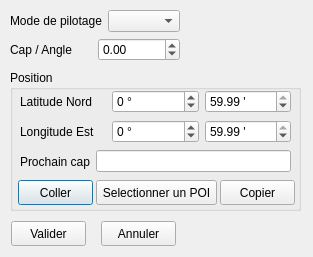
<?xml version="1.0" encoding="UTF-8"?>
<ui version="4.0">
 <class>pilototo_param_ui</class>
 <widget class="QDialog" name="pilototo_param_ui">
  <property name="geometry">
   <rect>
    <x>0</x>
    <y>0</y>
    <width>313</width>
    <height>257</height>
   </rect>
  </property>
  <property name="windowTitle">
   <string>Instruction du pilototo</string>
  </property>
  <widget class="QGroupBox" name="position_grp">
   <property name="geometry">
    <rect>
     <x>10</x>
     <y>70</y>
     <width>291</width>
     <height>141</height>
    </rect>
   </property>
   <property name="title">
    <string>Position</string>
   </property>
   <widget class="QWidget" name="layoutWidget">
    <property name="geometry">
     <rect>
      <x>10</x>
      <y>50</y>
      <width>271</width>
      <height>23</height>
     </rect>
    </property>
    <layout class="QHBoxLayout" name="horizontalLayout_3">
     <item>
      <widget class="QLabel" name="label_3">
       <property name="text">
        <string>Longitude Est</string>
       </property>
      </widget>
     </item>
     <item>
      <widget class="QSpinBox" name="lon_deg">
       <property name="suffix">
        <string> °</string>
       </property>
       <property name="prefix">
        <string/>
       </property>
       <property name="minimum">
        <number>-359</number>
       </property>
       <property name="maximum">
        <number>359</number>
       </property>
       <property name="value">
        <number>0</number>
       </property>
      </widget>
     </item>
     <item>
      <widget class="QDoubleSpinBox" name="lon_min">
       <property name="suffix">
        <string> '</string>
       </property>
       <property name="maximum">
        <double>59.990000000000002</double>
       </property>
       <property name="value">
        <double>59.990000000000002</double>
       </property>
      </widget>
     </item>
    </layout>
   </widget>
   <widget class="QWidget" name="layoutWidget_2">
    <property name="geometry">
     <rect>
      <x>10</x>
      <y>80</y>
      <width>271</width>
      <height>23</height>
     </rect>
    </property>
    <layout class="QHBoxLayout" name="horizontalLayout_4">
     <item>
      <widget class="QLabel" name="label_4">
       <property name="text">
        <string>Prochain cap</string>
       </property>
      </widget>
     </item>
     <item>
      <widget class="QLineEdit" name="editWph"/>
     </item>
    </layout>
   </widget>
   <widget class="QWidget" name="layoutWidget_3">
    <property name="geometry">
     <rect>
      <x>10</x>
      <y>20</y>
      <width>271</width>
      <height>23</height>
     </rect>
    </property>
    <layout class="QHBoxLayout" name="horizontalLayout_5">
     <item>
      <widget class="QLabel" name="label_5">
       <property name="text">
        <string>Latitude Nord</string>
       </property>
      </widget>
     </item>
     <item>
      <widget class="QSpinBox" name="lat_deg">
       <property name="suffix">
        <string> °</string>
       </property>
       <property name="prefix">
        <string/>
       </property>
       <property name="minimum">
        <number>-89</number>
       </property>
       <property name="maximum">
        <number>89</number>
       </property>
       <property name="value">
        <number>0</number>
       </property>
      </widget>
     </item>
     <item>
      <widget class="QDoubleSpinBox" name="lat_min">
       <property name="suffix">
        <string> '</string>
       </property>
       <property name="maximum">
        <double>59.990000000000002</double>
       </property>
       <property name="value">
        <double>59.990000000000002</double>
       </property>
      </widget>
     </item>
    </layout>
   </widget>
   <widget class="QPushButton" name="btn_pastePOI">
    <property name="geometry">
     <rect>
      <x>8</x>
      <y>110</y>
      <width>75</width>
      <height>25</height>
     </rect>
    </property>
    <property name="text">
     <string>Coller</string>
    </property>
   </widget>
   <widget class="QPushButton" name="btn_selectPOI">
    <property name="geometry">
     <rect>
      <x>86</x>
      <y>110</y>
      <width>121</width>
      <height>25</height>
     </rect>
    </property>
    <property name="text">
     <string>Selectionner un POI</string>
    </property>
   </widget>
   <widget class="QPushButton" name="btn_copyPOI">
    <property name="geometry">
     <rect>
      <x>210</x>
      <y>110</y>
      <width>75</width>
      <height>25</height>
     </rect>
    </property>
    <property name="text">
     <string>Copier</string>
    </property>
   </widget>
  </widget>
  <widget class="QPushButton" name="pushButton">
   <property name="geometry">
    <rect>
     <x>11</x>
     <y>221</y>
     <width>75</width>
     <height>25</height>
    </rect>
   </property>
   <property name="text">
    <string>Valider</string>
   </property>
  </widget>
  <widget class="QPushButton" name="pushButton_2">
   <property name="geometry">
    <rect>
     <x>101</x>
     <y>221</y>
     <width>75</width>
     <height>25</height>
    </rect>
   </property>
   <property name="text">
    <string>Annuler</string>
   </property>
  </widget>
  <widget class="QWidget" name="layoutWidget">
   <property name="geometry">
    <rect>
     <x>10</x>
     <y>10</y>
     <width>188</width>
     <height>53</height>
    </rect>
   </property>
   <layout class="QVBoxLayout" name="verticalLayout">
    <property name="sizeConstraint">
     <enum>QLayout::SetFixedSize</enum>
    </property>
    <item>
     <layout class="QHBoxLayout" name="horizontalLayout">
      <property name="sizeConstraint">
       <enum>QLayout::SetFixedSize</enum>
      </property>
      <item>
       <widget class="QLabel" name="label">
        <property name="text">
         <string>Mode de pilotage</string>
        </property>
       </widget>
      </item>
      <item>
       <widget class="QComboBox" name="mode"/>
      </item>
     </layout>
    </item>
    <item>
     <layout class="QHBoxLayout" name="horizontalLayout_2">
      <item>
       <widget class="QLabel" name="label_2">
        <property name="text">
         <string>Cap / Angle</string>
        </property>
       </widget>
      </item>
      <item>
       <widget class="QDoubleSpinBox" name="angle">
        <property name="minimum">
         <double>-179.990000000000009</double>
        </property>
        <property name="maximum">
         <double>179.990000000000009</double>
        </property>
       </widget>
      </item>
     </layout>
    </item>
   </layout>
  </widget>
 </widget>
 <tabstops>
  <tabstop>mode</tabstop>
  <tabstop>angle</tabstop>
  <tabstop>lat_deg</tabstop>
  <tabstop>lat_min</tabstop>
  <tabstop>lon_deg</tabstop>
  <tabstop>lon_min</tabstop>
  <tabstop>editWph</tabstop>
  <tabstop>btn_pastePOI</tabstop>
  <tabstop>btn_selectPOI</tabstop>
  <tabstop>pushButton</tabstop>
  <tabstop>pushButton_2</tabstop>
 </tabstops>
 <resources/>
 <connections>
  <connection>
   <sender>mode</sender>
   <signal>currentIndexChanged(int)</signal>
   <receiver>pilototo_param_ui</receiver>
   <slot>modeChanged(int)</slot>
   <hints>
    <hint type="sourcelabel">
     <x>160</x>
     <y>22</y>
    </hint>
    <hint type="destinationlabel">
     <x>265</x>
     <y>30</y>
    </hint>
   </hints>
  </connection>
  <connection>
   <sender>pushButton</sender>
   <signal>clicked()</signal>
   <receiver>pilototo_param_ui</receiver>
   <slot>accept()</slot>
   <hints>
    <hint type="sourcelabel">
     <x>64</x>
     <y>232</y>
    </hint>
    <hint type="destinationlabel">
     <x>232</x>
     <y>235</y>
    </hint>
   </hints>
  </connection>
  <connection>
   <sender>pushButton_2</sender>
   <signal>clicked()</signal>
   <receiver>pilototo_param_ui</receiver>
   <slot>reject()</slot>
   <hints>
    <hint type="sourcelabel">
     <x>152</x>
     <y>235</y>
    </hint>
    <hint type="destinationlabel">
     <x>200</x>
     <y>247</y>
    </hint>
   </hints>
  </connection>
  <connection>
   <sender>btn_pastePOI</sender>
   <signal>clicked()</signal>
   <receiver>pilototo_param_ui</receiver>
   <slot>pastePOI()</slot>
   <hints>
    <hint type="sourcelabel">
     <x>76</x>
     <y>195</y>
    </hint>
    <hint type="destinationlabel">
     <x>196</x>
     <y>218</y>
    </hint>
   </hints>
  </connection>
  <connection>
   <sender>btn_selectPOI</sender>
   <signal>clicked()</signal>
   <receiver>pilototo_param_ui</receiver>
   <slot>selectPOI()</slot>
   <hints>
    <hint type="sourcelabel">
     <x>205</x>
     <y>190</y>
    </hint>
    <hint type="destinationlabel">
     <x>295</x>
     <y>221</y>
    </hint>
   </hints>
  </connection>
  <connection>
   <sender>btn_copyPOI</sender>
   <signal>clicked()</signal>
   <receiver>pilototo_param_ui</receiver>
   <slot>copyPOI()</slot>
   <hints>
    <hint type="sourcelabel">
     <x>285</x>
     <y>200</y>
    </hint>
    <hint type="destinationlabel">
     <x>272</x>
     <y>233</y>
    </hint>
   </hints>
  </connection>
 </connections>
 <slots>
  <slot>modeChanged(int)</slot>
  <slot>pastePOI()</slot>
  <slot>selectPOI()</slot>
  <slot>copyPOI()</slot>
 </slots>
</ui>
